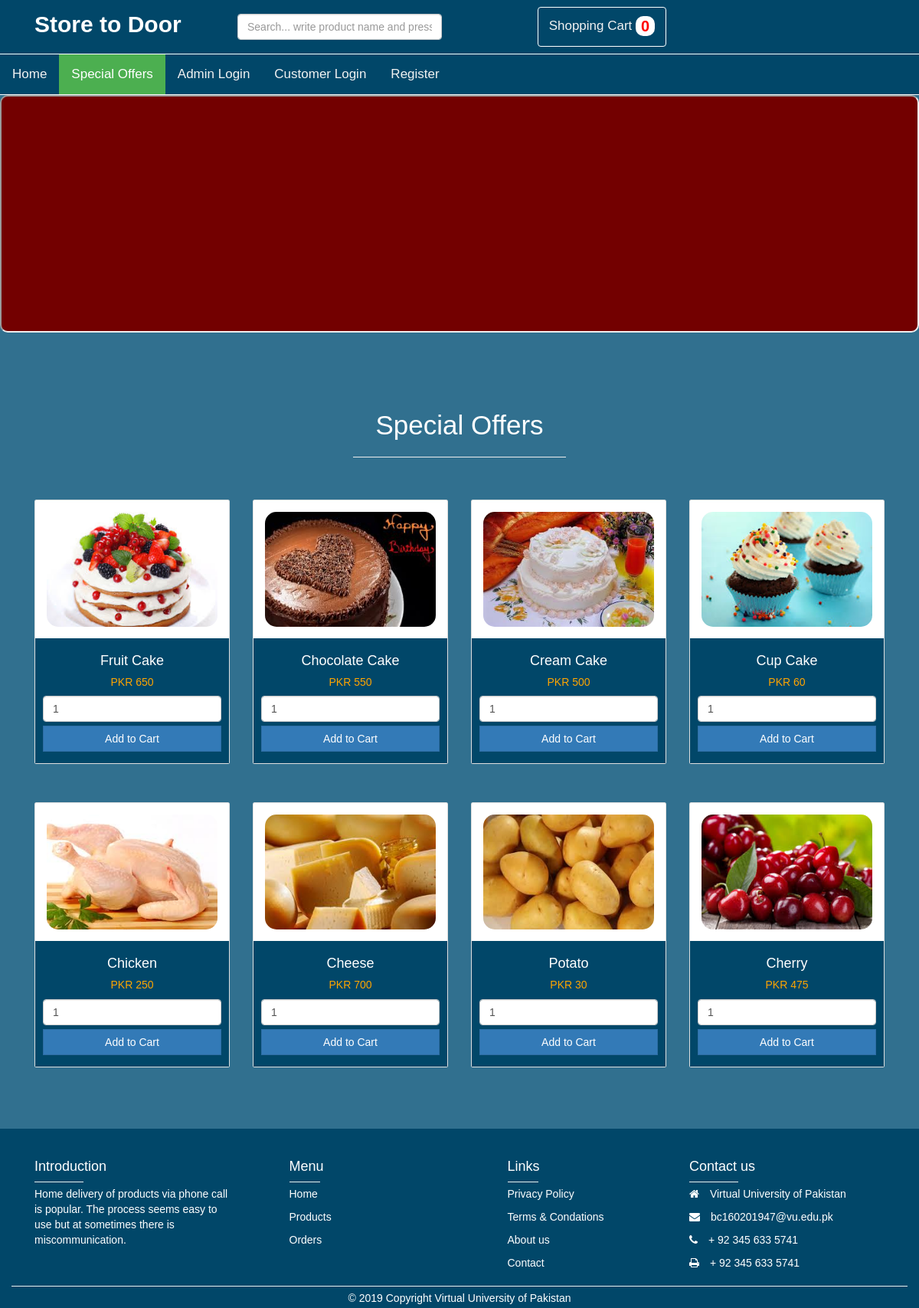
/offers.php, run on the app's committed database.
### tables this page shows
CREATE TABLE `offers` (
  `id` int(11) NOT NULL,
  `title` varchar(32) NOT NULL,
  `price` varchar(32) NOT NULL,
  `category` varchar(32) NOT NULL,
  `image` text NOT NULL
);

### offers.php (the view, shortened to what this page needs)
<?php
$page='offers';
include ('header.php');
?>
<iframe src="slider/wowslider.html" height="310px" width="100%" style="border-radius: 10px;background-color: #730000 !important;"></iframe>
    <div class="container container mt-4 mb-5" style="margin-top:80px !important">
		<h2 class="display-4 text-center">Special Offers</h2>
		<hr class="bg-light mb-4 w-25">
		<br>
		<br>
        <div class="row">
		<?php
		$xyz= "select * from offers order by ID";
		$sql = mysqli_query($con, $xyz);
		while ($rows= mysqli_fetch_array($sql)) {
			$id       	= $rows['id'];
			$name		= $rows['title'];
			$payment	= $rows['price'];
			$image		= $rows['image'];
		?>
            <div class="col-md-3" >
						<form method="post" action="products.php?id=<?php echo $rows["id"]; ?>">
                <div class="card" style="margin-bottom:50px; ">
                    <img class="card-img-top" src="admin/uploads/<?php echo $image; ?>" alt="Card image cap" style="height:180px; padding: 15px; border-radius: 30px; ">
                    <div class="card-block p-3" style="background-color: #014769 !important;">
                        <h4 class="card-title" align="center"><?php echo $name; ?></h4>
                        <h5 class="card-text" align="center" style="color:orange">PKR <?php echo $payment; ?></h5>
						<input type="number" name="quantity" value="1" class="form-control" />
						<input type="submit" name="add_to_cart" style="margin-top:5px;" class="btn btn-primary rounded-0 mb-2 btn-block" value="Add to Cart" />
</form>
                    </div>
                </div>
            </div>
		<?php } if (empty($id)){ echo " <h3 align='center'>No offers available now. Please visit again...</h3> ";}; ?>
<?php include ('footer.php'); ?>

### header.php (shortened to what this page needs)
<link rel="stylesheet" type="text/css" href="engine1/style.css" />
<link rel="stylesheet" href="https://cdnjs.cloudflare.com/ajax/libs/font-awesome/4.7.0/css/font-awesome.min.css">
<link rel="stylesheet" href="https://maxcdn.bootstrapcdn.com/bootstrap/4.3.1/css/bootstrap.min.css">
<link rel="stylesheet" href="https://maxcdn.bootstrapcdn.com/bootstrap/3.3.6/css/bootstrap.min.css">
    <div class="container-fluid" style="background-color: #014769 !important;">
            <h2 style="margin-top: 15px; margin-left: 30px;" class="d-print-none"><b>Store to Door</b></h2>
	<form action="search.php" class="form-group d-print-none" method="post" enctype="multipart/form-data"
	 style="margin-top: -45px; margin-left: 280px;">
	<div class="form-group">
	<div class="col-sm-4">
	<input type="text" class="form-control" name="search" placeholder="Search... write product name and press Enter" id="search_name" required> </input>
	</div>
	</div>
	</form>
    <div class="container">
	  <button type="button" id="cbtn" class="btn btn-primary d-print-none" style="background-color: #014769 !important; margin-bottom: 9px; padding: 0px; margin-top: -9px; margin-left: 110px; text-align: center; text-decoration: none; font-size: 17px; border-bottom: 1px solid #fff; border-top: 1px solid #fff; border-right: 1px solid #fff; border-left: 1px solid #fff;">
	  <a href="shopping_cart.php" class="<?php if($page=='shopping_cart'){echo 'active';}?>">Shopping Cart <span class="badge" style="color: red; font-size: 20px;">
						<?php
						$cart_count=count($_SESSION['shopping_cart']);
                        ?>
                       <?php echo $cart_count; ?>  </a> </button>
	</div>
	</div>
	<div class="topnav d-print-none" id="myTopnav"
	 style="background-color: #014769 !important; border-bottom: 1px solid #fff; border-top: 1px solid #fff;">
                        <a href="index.php" class="<?php if($page=='home'){echo 'active';}?>">Home</a>
						<a href="offers.php" class="<?php if($page=='offers'){echo 'active';}?>">Special Offers</a>
					<?php
					if (isset($_SESSION['name'])){ ?>
                        <a href="feedback.php" class="<?php if($page=='feedback'){echo 'active';}?>">Feedback</a>
                        <a href="order_summary.php" class="<?php if($page=='order_summary'){echo 'active';}?>">Order Summary</a>
						<a href="customer_profile.php" class="<?php if($page=='customer_profile'){echo 'active';}?>">My Profile</a>
                        <a href="edit_customer_profile.php" class="<?php if($page=='edit_customer_profile'){echo 'active';}?>">Account Settings</a>
                        <a href="customer_logout.php">Logout</a>
					 <?php
					}else {
			echo	'
                        <a href="admin/admin_login.php">Admin Login</a>
                        <a href="customer_login.php">Customer Login</a>
                        <a href="customer_registration.php">Register</a>
					';
					}
					?>
</div>

### footer.php
<footer class="footer bg-dark text-white d-print-none" style="background-color:#014769 !important">
    <div class="container pt-5 pb-2">
        <div class="row">
            <div class="col-md-3 col-lg-4 col-xl-3">
                <h4>Introduction</h4>
                <hr class="bg-white mb-2 mt-0 d-inline-block mx-auto w-25">
                <p>
                    Home delivery of products via phone call is popular. The process seems easy to use but at sometimes there is miscommunication.
                </p>
            </div>
            <div class="col-md-2 col-lg-2 col-xl-2 mx-auto">
                <h4>Menu</h4>
                <hr class="bg-white mb-2 mt-0 d-inline-block mx-auto w-25">
                <p><a href="#" class="text-white">Home</a></p>
                <p><a href="#" class="text-white">Products</a></p>
                <p><a href="#" class="text-white">Orders</a></p>
            </div>
            <div class="col-md-3 col-lg-2 col-xl-2 mx-auto">
                <h4>Links</h4>
                <hr class="bg-white mb-2 mt-0 d-inline-block mx-auto w-25">
                <p><a href="#" class="text-white">Privacy Policy  </a></p>
                <p><a href="#" class="text-white">Terms & Condations</a></p>
                <p><a href="#" class="text-white">About us</a></p>
                <p><a href="#" class="text-white">Contact</a></p>
            </div>
            <div class="col-md-4 col-lg-3 col-xl-3">
                <h4>Contact us</h4>
                <hr class="bg-white mb-2 mt-0 d-inline-block mx-auto w-25">
                <p><i class="fa fa-home mr-3"></i> Virtual University of Pakistan</p>
                <p><i class="fa fa-envelope mr-3"></i> bc160201947@vu.edu.pk</p>
                <p><i class="fa fa-phone mr-3"></i> + 92 345 633 5741</p>
                <p><i class="fa fa-print mr-3"></i> + 92 345 633 5741</p>
            </div>
        </div>
    </div>
    <hr class="bg-white mx-4 mt-2 mb-1">
    <div class="container-fluid">
        <p class="text-center m-0 py-1">
            © 2019 Copyright <a href="#" class="text-white">Virtual University of Pakistan</a>
        </p>
    </div>
</footer>

### header.php (style rules this page uses)
#cbtn { overflow: hidden; background-color: #333; }
#cbtn a { float: left; display: block; color: #f2f2f2; text-align: center; padding: 12px 14px; text-decoration: none; font-size: 17px; }
.topnav { overflow: hidden; background-color: #333; }
.topnav a { float: left; display: block; color: #f2f2f2; text-align: center; padding: 14px 16px; text-decoration: none; font-size: 17px; }
.topnav a.active { background-color: #4CAF50; color: white; }

### data on the page
offers: image (picture), title "Fruit Cake", price "650"
offers: image (picture), title "Chocolate Cake", price "550"
offers: image (picture), title "Cream Cake", price "500"
offers: image (picture), title "Cup Cake", price "60"
offers: image (picture), title "Chicken", price "250"
offers: image (picture), title "Cheese", price "700"
offers: image (picture), title "Potato", price "30"
offers: image (picture), title "Cherry", price "475"

### other printed values
$cart_count "0"
